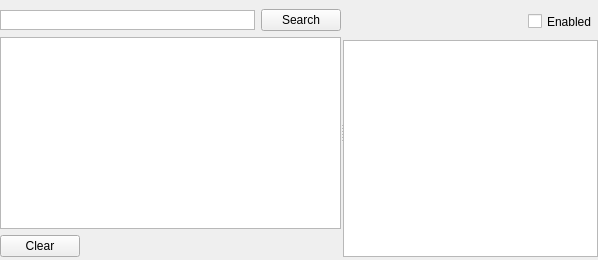
      <widget class="QWidget" name="tab_rc">
       <attribute name="title">
        <string>RC</string>
       </attribute>
       <layout class="QHBoxLayout" name="horizontalLayout_31" stretch="0">
        <property name="spacing">
         <number>6</number>
        </property>
        <property name="leftMargin">
         <number>0</number>
        </property>
        <property name="topMargin">
         <number>3</number>
        </property>
        <property name="rightMargin">
         <number>0</number>
        </property>
        <property name="bottomMargin">
         <number>0</number>
        </property>
        <item>
         <widget class="QSplitter" name="rcSplitter">
          <property name="orientation">
           <enum>Qt::Horizontal</enum>
          </property>
          <property name="handleWidth">
           <number>2</number>
          </property>
          <property name="childrenCollapsible">
           <bool>false</bool>
          </property>
          <widget class="QWidget" name="verticalLayoutWidget_15">
           <layout class="QVBoxLayout" name="verticalLayout_22">
            <property name="leftMargin">
             <number>0</number>
            </property>
            <property name="topMargin">
             <number>6</number>
            </property>
            <property name="rightMargin">
             <number>0</number>
            </property>
            <property name="bottomMargin">
             <number>3</number>
            </property>
            <item>
             <layout class="QHBoxLayout" name="horizontalLayout_37">
              <item>
               <widget class="QTextEdit" name="rcTextSearch">
                <property name="sizePolicy">
                 <sizepolicy hsizetype="Expanding" vsizetype="Minimum">
                  <horstretch>0</horstretch>
                  <verstretch>0</verstretch>
                 </sizepolicy>
                </property>
                <property name="maximumSize">
                 <size>
                  <width>16777215</width>
                  <height>20</height>
                 </size>
                </property>
                <property name="inputMethodHints">
                 <set>Qt::ImhNone</set>
                </property>
                <property name="verticalScrollBarPolicy">
                 <enum>Qt::ScrollBarAlwaysOff</enum>
                </property>
                <property name="horizontalScrollBarPolicy">
                 <enum>Qt::ScrollBarAlwaysOff</enum>
                </property>
                <property name="lineWrapMode">
                 <enum>QTextEdit::NoWrap</enum>
                </property>
                <property name="acceptRichText">
                 <bool>false</bool>
                </property>
               </widget>
              </item>
              <item>
               <widget class="QPushButton" name="rcButtonSearch">
                <property name="text">
                 <string>Search</string>
                </property>
               </widget>
              </item>
             </layout>
            </item>
            <item>
             <layout class="QHBoxLayout" name="horizontalLayout_38">
              <item>
               <widget class="QListWidget" name="rcList"/>
              </item>
             </layout>
            </item>
            <item>
             <layout class="QHBoxLayout" name="horizontalLayout_35">
              <item>
               <widget class="QPushButton" name="rcButtonClear">
                <property name="text">
                 <string>Clear</string>
                </property>
               </widget>
              </item>
              <item>
               <spacer name="horizontalSpacer_13">
                <property name="orientation">
                 <enum>Qt::Horizontal</enum>
                </property>
                <property name="sizeHint" stdset="0">
                 <size>
                  <width>40</width>
                  <height>20</height>
                 </size>
                </property>
               </spacer>
              </item>
             </layout>
            </item>
           </layout>
          </widget>
          <widget class="QWidget" name="verticalLayoutWidget_16">
           <layout class="QVBoxLayout" name="verticalLayout_23">
            <property name="leftMargin">
             <number>0</number>
            </property>
            <property name="topMargin">
             <number>6</number>
            </property>
            <property name="rightMargin">
             <number>0</number>
            </property>
            <property name="bottomMargin">
             <number>3</number>
            </property>
            <item>
             <layout class="QVBoxLayout" name="verticalLayout_24">
              <item>
               <layout class="QHBoxLayout" name="horizontalLayout_34">
                <item>
                 <spacer name="horizontalSpacer_12">
                  <property name="orientation">
                   <enum>Qt::Horizontal</enum>
                  </property>
                  <property name="sizeHint" stdset="0">
                   <size>
                    <width>40</width>
                    <height>20</height>
                   </size>
                  </property>
                 </spacer>
                </item>
                <item>
                 <widget class="QCheckBox" name="rcEnabled">
                  <property name="minimumSize">
                   <size>
                    <width>0</width>
                    <height>25</height>
                   </size>
                  </property>
                  <property name="text">
                   <string>Enabled</string>
                  </property>
                 </widget>
                </item>
               </layout>
              </item>
              <item>
               <widget class="QTextEdit" name="rcView">
                <property name="lineWrapMode">
                 <enum>QTextEdit::NoWrap</enum>
                </property>
                <property name="acceptRichText">
                 <bool>false</bool>
                </property>
               </widget>
              </item>
             </layout>
            </item>
           </layout>
          </widget>
         </widget>
        </item>
       </layout>
      </widget>
